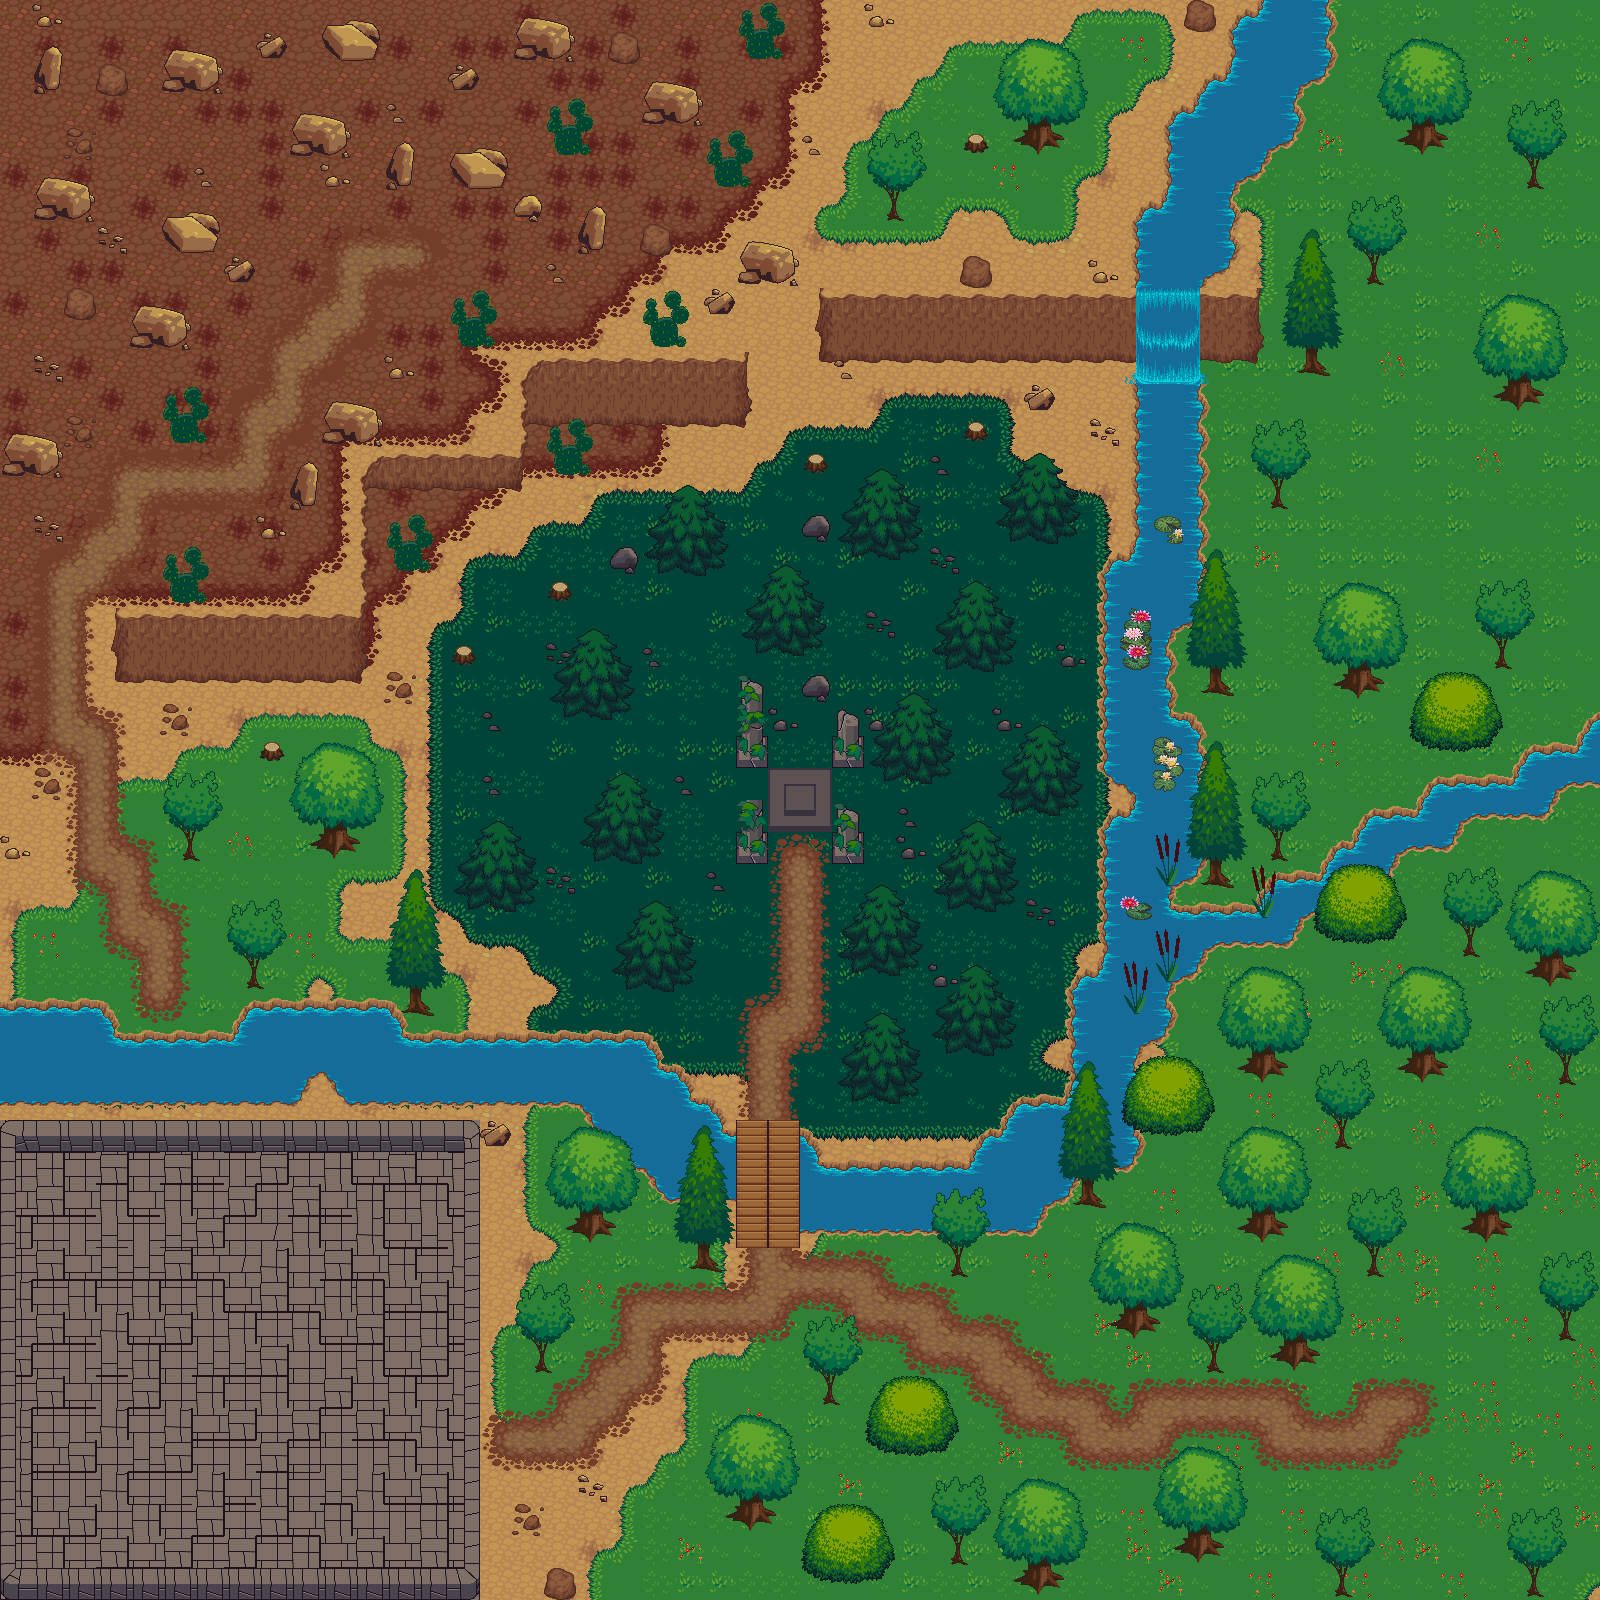

This game map was drawn from its Tiled (.tmx) file and the tilesets committed beside it. A one-line description and the trimmed map source follow:
An orthogonal 50x50 tile map with 32x32 px tiles, 8 tile layers (Dirt, Biomes, Cliffs, River, ...), 5 hidden layers not drawn and 28 objects (23x mushroom, 5x resource).

<map version="1.10" tiledversion="1.12.2" orientation="orthogonal" renderorder="right-down" width="50" height="50" tilewidth="32" tileheight="32" infinite="0" nextlayerid="18" nextobjectid="87">
 <editorsettings>
  <export target="../../../PycharmProjects/py_cronicles/imgs/map_1.tmj" format="json" />
 </editorsettings>
 <tileset firstgid="1" source="terrain_atlas.tsx" />
 <layer id="5" name="Filler" width="50" height="50" visible="0">
  <data>[2500 cells, 1328 non-empty, 4 distinct tile ids]</data>
 </layer>
 <layer id="1" name="Shrine" width="50" height="50" visible="0">
  <data>[2500 cells, 36 non-empty, 10 distinct tile ids]</data>
 </layer>
 <layer id="3" name="Ground" width="50" height="50" visible="0">
  <data>[2500 cells, 2213 non-empty, 58 distinct tile ids]</data>
 </layer>
 <layer id="6" name="Fronteiras" width="50" height="50" visible="0">
  <data>[2500 cells, 13 non-empty, 8 distinct tile ids]</data>
 </layer>
 <layer id="7" name="Dirt" width="50" height="50">
  <data>[2500 cells, 2500 non-empty, 4 distinct tile ids]</data>
 </layer>
 <layer id="8" name="Biomes" width="50" height="50">
  <data>[2500 cells, 2271 non-empty, 55 distinct tile ids]</data>
 </layer>
 <layer id="10" name="Cliffs" width="50" height="50">
  <data>[2500 cells, 112 non-empty, 14 distinct tile ids]</data>
 </layer>
 <layer id="9" name="River" width="50" height="50">
  <data>[2500 cells, 300 non-empty, 22 distinct tile ids]</data>
 </layer>
 <layer id="11" name="Path" width="50" height="50">
  <data>[2500 cells, 210 non-empty, 14 distinct tile ids]</data>
 </layer>
 <layer id="12" name="Colision" width="50" height="50" visible="0">
  <data>[2500 cells, 465 non-empty, 2 distinct tile ids]</data>
 </layer>
 <layer id="4" name="Structures" width="50" height="50">
  <data>[2500 cells, 69 non-empty, 17 distinct tile ids]</data>
 </layer>
 <layer id="14" name="Rocks" width="50" height="50">
  <data>[2500 cells, 11 non-empty, 4 distinct tile ids]</data>
 </layer>
 <layer id="13" name="Trees" width="50" height="50">
  <data>[2500 cells, 735 non-empty, 92 distinct tile ids]</data>
 </layer>
 <objectgroup id="17" name="Pickups">
  <object id="57" name="mushroom" type="mushroom" gid="924" x="1026.67" y="578.667" width="32" height="32">
   <properties>
    <property name="hunger_restore" type="int" value="10" />
    <property name="poisonous" type="bool" value="false" />
   </properties>
  </object>
  <object id="59" name="mushroom" type="mushroom" gid="924" x="704" y="613.333" width="32" height="32">
   <properties>
    <property name="hunger_restore" type="int" value="10" />
    <property name="poisonous" type="bool" value="false" />
   </properties>
  </object>
  <object id="60" name="mushroom" type="mushroom" gid="924" x="546.667" y="801.333" width="32" height="32">
   <properties>
    <property name="hunger_restore" type="int" value="10" />
    <property name="poisonous" type="bool" value="false" />
   </properties>
  </object>
  <object id="61" name="mushroom" type="mushroom" gid="924" x="704" y="986.667" width="32" height="32">
   <properties>
    <property name="hunger_restore" type="int" value="10" />
    <property name="poisonous" type="bool" value="false" />
   </properties>
  </object>
  <object id="62" name="mushroom" type="mushroom" gid="924" x="928" y="834.667" width="32" height="32">
   <properties>
    <property name="hunger_restore" type="int" value="10" />
    <property name="poisonous" type="bool" value="false" />
   </properties>
  </object>
  <object id="63" name="mushroom" type="mushroom" gid="924" x="929.333" y="1598.67" width="32" height="32">
   <properties>
    <property name="hunger_restore" type="int" value="10" />
    <property name="poisonous" type="bool" value="false" />
   </properties>
  </object>
  <object id="64" name="mushroom" type="mushroom" gid="924" x="1028" y="1346.67" width="32" height="32">
   <properties>
    <property name="hunger_restore" type="int" value="10" />
    <property name="poisonous" type="bool" value="false" />
   </properties>
  </object>
  <object id="65" name="mushroom" type="mushroom" gid="924" x="1150.67" y="1188" width="32" height="32">
   <properties>
    <property name="hunger_restore" type="int" value="10" />
    <property name="poisonous" type="bool" value="false" />
   </properties>
  </object>
  <object id="66" name="mushroom" type="mushroom" gid="924" x="1250.67" y="1598.67" width="32" height="32">
   <properties>
    <property name="hunger_restore" type="int" value="10" />
    <property name="poisonous" type="bool" value="false" />
   </properties>
  </object>
  <object id="67" name="mushroom" type="mushroom" gid="924" x="1342.67" y="1054.67" width="32" height="32">
   <properties>
    <property name="hunger_restore" type="int" value="10" />
    <property name="poisonous" type="bool" value="false" />
   </properties>
  </object>
  <object id="68" name="mushroom" type="mushroom" gid="924" x="1470.67" y="1094.67" width="32" height="32">
   <properties>
    <property name="hunger_restore" type="int" value="10" />
    <property name="poisonous" type="bool" value="false" />
   </properties>
  </object>
  <object id="69" name="mushroom" type="mushroom" gid="924" x="1569.33" y="1120" width="32" height="32">
   <properties>
    <property name="hunger_restore" type="int" value="10" />
    <property name="poisonous" type="bool" value="false" />
   </properties>
  </object>
  <object id="70" name="mushroom" type="mushroom" gid="924" x="1502.67" y="449.333" width="32" height="32">
   <properties>
    <property name="hunger_restore" type="int" value="10" />
    <property name="poisonous" type="bool" value="false" />
   </properties>
  </object>
  <object id="71" name="mushroom" type="mushroom" gid="924" x="1345.33" y="356" width="32" height="32">
   <properties>
    <property name="hunger_restore" type="int" value="10" />
    <property name="poisonous" type="bool" value="false" />
   </properties>
  </object>
  <object id="72" name="poison mushroom" type="mushroom" gid="1019" x="609.333" y="544" width="32" height="32">
   <properties>
    <property name="hunger_restore" type="int" value="10" />
    <property name="poisonous" type="bool" value="true" />
   </properties>
  </object>
  <object id="74" name="poison mushroom" type="mushroom" gid="1019" x="1086.67" y="1508" width="32" height="32">
   <properties>
    <property name="hunger_restore" type="int" value="10" />
    <property name="poisonous" type="bool" value="true" />
   </properties>
  </object>
  <object id="75" name="poison mushroom" type="mushroom" gid="1019" x="1185.33" y="1600" width="32" height="32">
   <properties>
    <property name="hunger_restore" type="int" value="10" />
    <property name="poisonous" type="bool" value="true" />
   </properties>
  </object>
  </objectgroup>
</map>
<!-- 11 of 28 objects omitted -->
